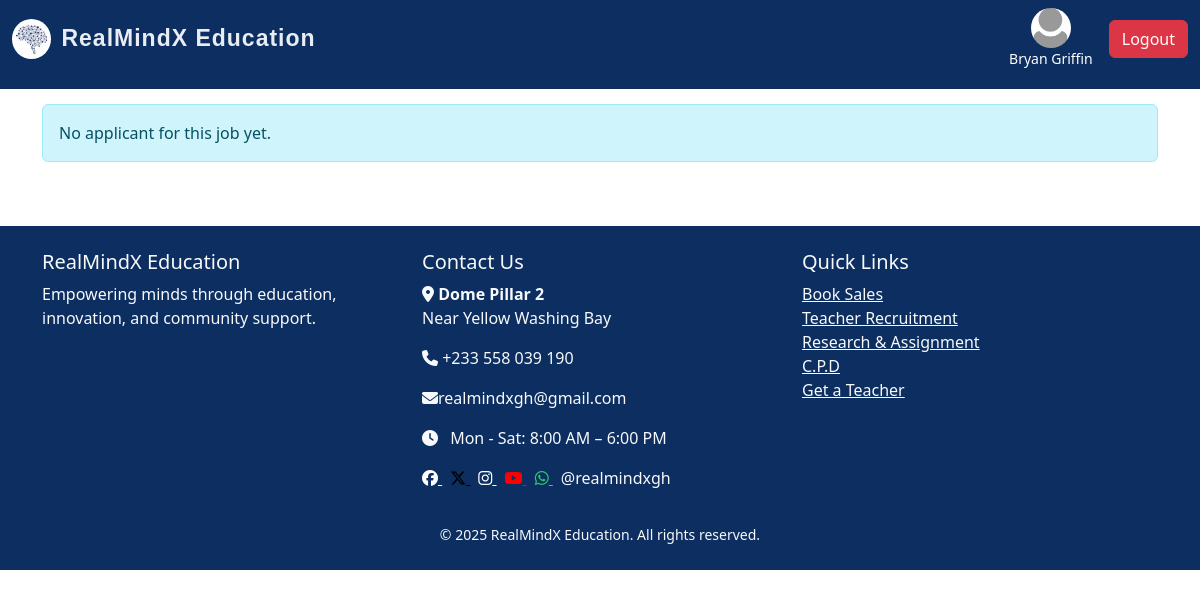
The app's page /admin/applicants/1 (signed in), older data.
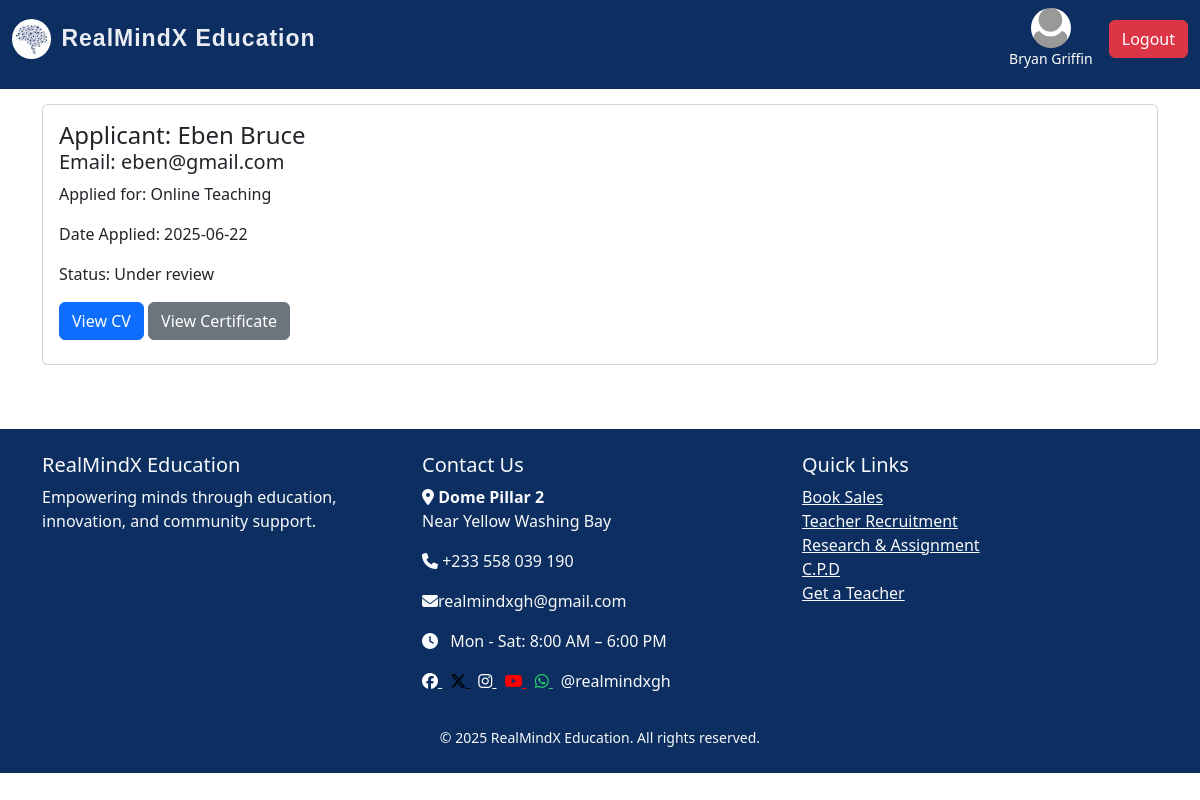
The same page, newer data.
### realmind/models/application.py (models this page shows)
class Application(db.Model):
    id = db.Column(db.Integer, primary_key=True)
    date_applied = db.Column(db.DateTime, default=datetime.utcnow)
    status = db.Column(db.String(20), default='under review')
    cv = db.Column(db.String(150), nullable=False)
    certificate = db.Column(db.String(150), nullable=False)
    cover_letter = db.Column(db.String(150), nullable=True)
    user_id = db.Column(db.Integer, db.ForeignKey('user.id'), nullable=False)
    job_id = db.Column(db.Integer, db.ForeignKey('job_post.id'), nullable=False)

### realmind/models/user.py (models this page shows, shortened)
class User(UserMixin, db.Model):
    id = db.Column(db.Integer, primary_key=True)
    username = db.Column(db.String(150), nullable=False)
    email = db.Column(db.String(150), unique=True, nullable=False)
    password = db.Column(db.String(150), nullable=False)
    profile_pic = db.Column(db.String(200), nullable=True)
    applications = db.relationship('Application', backref='user', lazy=True)

### realmind/models/job.py (models this page shows)
class JobPost(db.Model):
    id = db.Column(db.Integer, primary_key=True)
    title = db.Column(db.String(150), nullable=False)
    description = db.Column(db.Text, nullable=False)
    job_type = db.Column(db.String(50))
    requirements = db.Column(db.Text, nullable=False)
    date_posted = db.Column(db.DateTime, default=datetime.utcnow)
    admin_id = db.Column(db.Integer, db.ForeignKey('admin.id'), nullable=False)
    applications = db.relationship('Application', backref='job', cascade='all, delete-orphan', lazy=True)

### realmind/routes/admin_routes.py (the view)
@admin_bp.route('/admin/applicants/<int:job_id>')
@login_required
def view_applicants(job_id):
    if not isinstance(current_user, Admin):
        return redirect(url_for('user.users_dashboard'))
    job = JobPost.query.get(job_id)
    if not job or job.admin_id != current_user.id:
        return redirect(url_for('admin.admin_dashboard'))
    applications = job.applications
    return render_template('view_applicants.html', applications=applications)

### realmind/templates/view_applicants.html (shortened to what this page needs)
{% extends 'index.html' %}
{% block content %}
{% if applications %}
    {% for application in applications %}
    <div class="card mb-3">
        <div class="card-body">
            <h4 class="card-title">Applicant: {{ application.user.username }}</h4>
            <h5>Email: {{ application.user.email }}</h5>
            <p>Applied for: {{ application.job.title }}</p>
            <p>Date Applied: {{ application.date_applied.strftime('%Y-%m-%d') }}</p>
            <p>Status: {{ application.status }}</p>
            <a href="{{ url_for('admin.uploaded_file', filename=application.cv) }}" target="_blank" class="btn btn-primary mb-2">
                View CV
            </a>
            {% if application.certificate %}
            <a href="{{ url_for('admin.uploaded_file', filename=application.certificate) }}" target="_blank" class="btn btn-secondary mb-2">
                View Certificate
            </a>
            {% endif %}
        </div>
    </div>
    {% endfor %}
{% else %}
    <div class="alert alert-info">No applicant for this job yet.</div>
{% endif %}
{% endblock %}

Row changes from the older to the newer data that the page shows:
added Application: user.username "Eben Bruce", user.email "eben@gmail.com", job "Online Teaching", date_applied "2025-06-22", status "Under review"
Text that changed along with them:
text no longer shown: "No applicant for this job yet."
